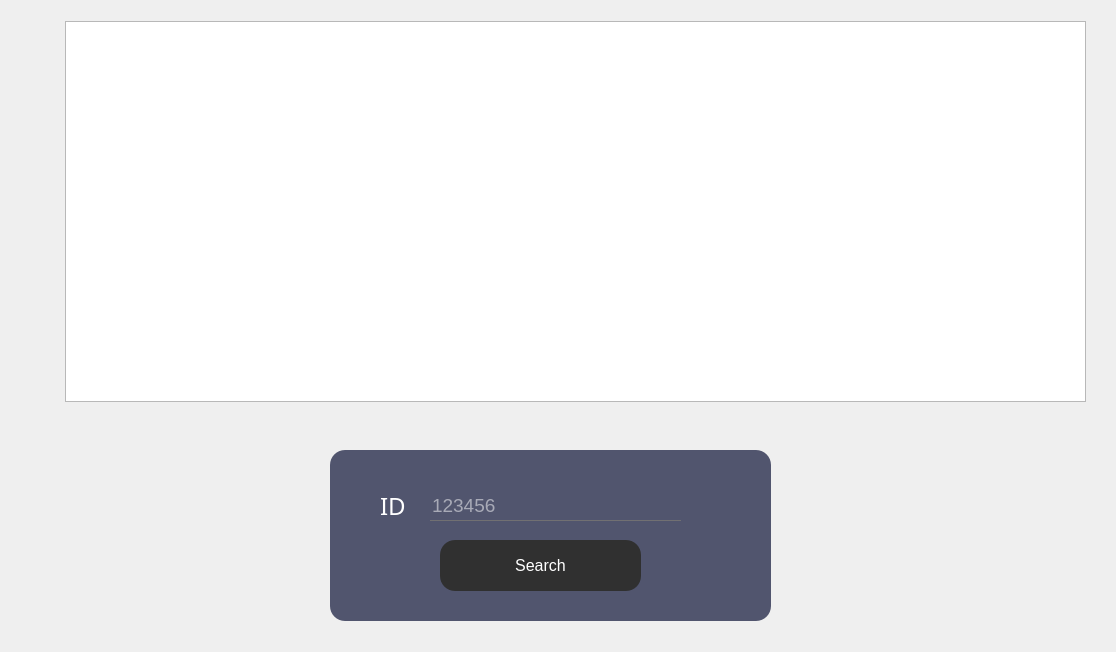
<?xml version="1.0" encoding="UTF-8"?>
<ui version="4.0">
 <class>Recherche</class>
 <widget class="QDialog" name="Recherche">
  <property name="geometry">
   <rect>
    <x>0</x>
    <y>0</y>
    <width>1116</width>
    <height>652</height>
   </rect>
  </property>
  <property name="windowTitle">
   <string>Dialog</string>
  </property>
  <property name="styleSheet">
   <string notr="true">*{
    
}</string>
  </property>
  <widget class="QFrame" name="RECH">
   <property name="geometry">
    <rect>
     <x>330</x>
     <y>450</y>
     <width>441</width>
     <height>171</height>
    </rect>
   </property>
   <property name="styleSheet">
    <string notr="true">QFrame
{
	background:#51556e;
    border-radius:15px;
}</string>
   </property>
   <property name="frameShape">
    <enum>QFrame::StyledPanel</enum>
   </property>
   <property name="frameShadow">
    <enum>QFrame::Raised</enum>
   </property>
   <widget class="QLabel" name="label_8">
    <property name="geometry">
     <rect>
      <x>490</x>
      <y>350</y>
      <width>231</width>
      <height>171</height>
     </rect>
    </property>
    <property name="text">
     <string/>
    </property>
    <property name="pixmap">
     <pixmap>D:/QTprojet/smart court.png</pixmap>
    </property>
    <property name="scaledContents">
     <bool>true</bool>
    </property>
   </widget>
   <widget class="QLineEdit" name="Lid_rech">
    <property name="geometry">
     <rect>
      <x>100</x>
      <y>40</y>
      <width>251</width>
      <height>31</height>
     </rect>
    </property>
    <property name="font">
     <font>
      <pointsize>14</pointsize>
     </font>
    </property>
    <property name="acceptDrops">
     <bool>true</bool>
    </property>
    <property name="styleSheet">
     <string notr="true">*{
background:transparent;
border:none;
color:white;
border-bottom:1px solid #717072;
}</string>
    </property>
    <property name="inputMask">
     <string/>
    </property>
    <property name="text">
     <string/>
    </property>
    <property name="maxLength">
     <number>32767</number>
    </property>
    <property name="echoMode">
     <enum>QLineEdit::Normal</enum>
    </property>
    <property name="placeholderText">
     <string>123456</string>
    </property>
   </widget>
   <widget class="QLabel" name="idrech">
    <property name="geometry">
     <rect>
      <x>50</x>
      <y>30</y>
      <width>41</width>
      <height>51</height>
     </rect>
    </property>
    <property name="styleSheet">
     <string notr="true">*{
    font-family:century gothic;
    font-size:24px;
	color:white;
}

</string>
    </property>
    <property name="text">
     <string>ID</string>
    </property>
   </widget>
   <widget class="QPushButton" name="getsrch">
    <property name="geometry">
     <rect>
      <x>110</x>
      <y>90</y>
      <width>201</width>
      <height>51</height>
     </rect>
    </property>
    <property name="font">
     <font>
      <pointsize>12</pointsize>
     </font>
    </property>
    <property name="styleSheet">
     <string notr="true">*{
color:white;
border-radius: 15px;
background:#303030;
}

*:hover
{
	color:#303030;
	border-radius:15px;
	background:white
}</string>
    </property>
    <property name="text">
     <string>Search</string>
    </property>
    <property name="icon">
     <iconset>
      <normaloff>../../Images_projet/srch.png</normaloff>../../Images_projet/srch.png</iconset>
    </property>
    <property name="iconSize">
     <size>
      <width>80</width>
      <height>25</height>
     </size>
    </property>
   </widget>
   <zorder>label_8</zorder>
   <zorder>idrech</zorder>
   <zorder>Lid_rech</zorder>
   <zorder>getsrch</zorder>
  </widget>
  <widget class="QTableView" name="tablerech">
   <property name="geometry">
    <rect>
     <x>65</x>
     <y>21</y>
     <width>1021</width>
     <height>381</height>
    </rect>
   </property>
  </widget>
 </widget>
 <resources/>
 <connections/>
</ui>
